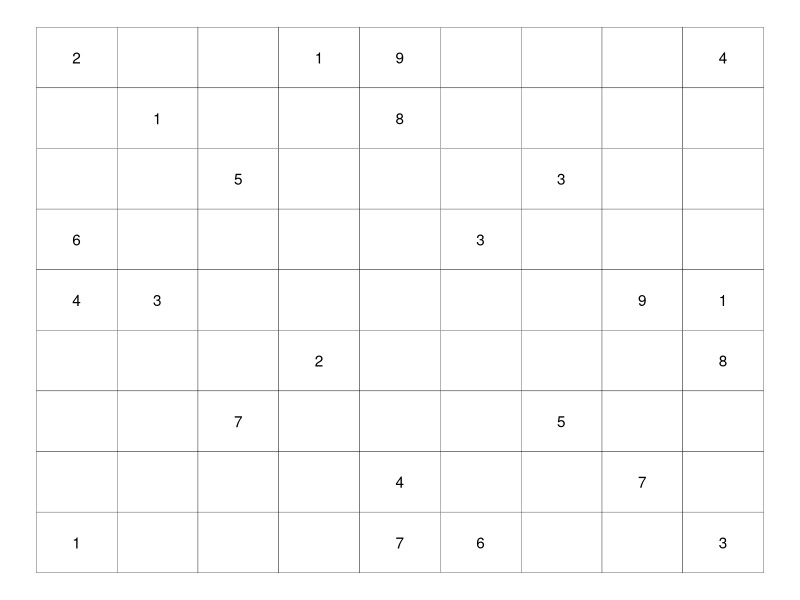

The R script that drew this image:
library(tidyverse)

initiate_empty_grid <- function() {
  tibble(
    value = NA,
    expand.grid(row=1:9, column=1:9)
  ) %>% 
    arrange(row, column)
}

add_value_xy <- function(grid, row, column, value) {
  idx <- which(grid$row == row & grid$column == column)
  grid[idx, "value"] <- value
  grid
}

plot_grid <- function(grid) {
  ggplot(sudoku_grid, aes(column, 10-row)) +
    geom_tile(fill = "white", color = "black", width = 1, height = 1) +
    geom_text(aes(label = value)) +
    theme_void()
}

sudoku_grid <- initiate_empty_grid()
sudoku_grid <- add_value_xy(sudoku_grid, 1, 1, 2)
sudoku_grid <- add_value_xy(sudoku_grid, 1, 4, 1)
sudoku_grid <- add_value_xy(sudoku_grid, 1, 5, 9)
sudoku_grid <- add_value_xy(sudoku_grid, 1, 9, 4)
sudoku_grid <- add_value_xy(sudoku_grid, 2, 2, 1)
sudoku_grid <- add_value_xy(sudoku_grid, 2, 5, 8)
sudoku_grid <- add_value_xy(sudoku_grid, 3, 3, 5)
sudoku_grid <- add_value_xy(sudoku_grid, 3, 7, 3)
sudoku_grid <- add_value_xy(sudoku_grid, 4, 1, 6)
sudoku_grid <- add_value_xy(sudoku_grid, 4, 6, 3)
sudoku_grid <- add_value_xy(sudoku_grid, 5, 1, 4)
sudoku_grid <- add_value_xy(sudoku_grid, 5, 2, 3)
sudoku_grid <- add_value_xy(sudoku_grid, 5, 8, 9)
sudoku_grid <- add_value_xy(sudoku_grid, 5, 9, 1)
sudoku_grid <- add_value_xy(sudoku_grid, 6, 4, 2)
sudoku_grid <- add_value_xy(sudoku_grid, 6, 9, 8)
sudoku_grid <- add_value_xy(sudoku_grid, 7, 3, 7)
sudoku_grid <- add_value_xy(sudoku_grid, 7, 7, 5)
sudoku_grid <- add_value_xy(sudoku_grid, 8, 5, 4)
sudoku_grid <- add_value_xy(sudoku_grid, 8, 8, 7)
sudoku_grid <- add_value_xy(sudoku_grid, 9, 1, 1)
sudoku_grid <- add_value_xy(sudoku_grid, 9, 5, 7)
sudoku_grid <- add_value_xy(sudoku_grid, 9, 6, 6)
sudoku_grid <- add_value_xy(sudoku_grid, 9, 9, 3)
plot_grid(sudoku_grid)
